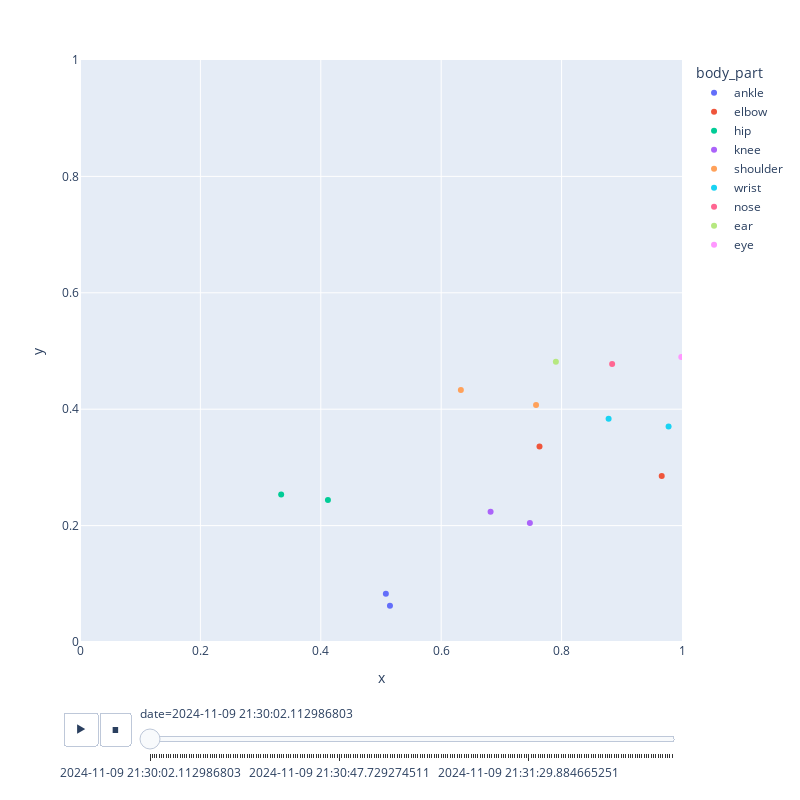

Source (notebook cell):
### Code cell
# MELT THE DATA TO LONG FORMAT FOR DATETIME VISUALIZATION
df_p_melted = df_p.melt(id_vars=[ 'frame', 'person', 'date'], 
                        value_vars=[col for col in df_p.columns if '_x' in col or '_y' in col], 
                        var_name='body_part', value_name='coordinate')

df_p_melted['axis'] = df_p_melted['body_part'].apply(lambda x: 'x' if '_x' in x else 'y')
df_p_melted['body_part'] = df_p_melted['body_part'].apply(lambda x: x.replace('_x', '').replace('_y', ''))

df_p_wide = df_p_melted.pivot_table(index=[ 'frame', 'person', 'date', 'body_part'], 
                                    columns='axis', values='coordinate').reset_index()

df_p_wide['body_part'] = df_p_wide['body_part'].replace({
    'left_elbow': 'elbow',
    'right_elbow': 'elbow',
    'left_knee': 'knee',
    'right_knee': 'knee',
    'left_shoulder': 'shoulder',
    'right_shoulder': 'shoulder',
    'left_hip': 'hip',
    'right_hip': 'hip',
    'left_wrist': 'wrist',
    'right_wrist': 'wrist',
    'left_ankle': 'ankle',
    'right_ankle': 'ankle',
    'left_eye': 'eye',
    'right_eye': 'eye',
    'left_ear': 'ear',
    'right_ear': 'ear',
    'nose': 'nose',
    'left_eye': 'eye',
    'right_eye': 'eye',

})
fig = px.scatter(df_p_wide, x="x", y="y",color="body_part", animation_frame="date", range_x=[0, 1], range_y=[0, 1], width=800, height=800)
fig.show()
